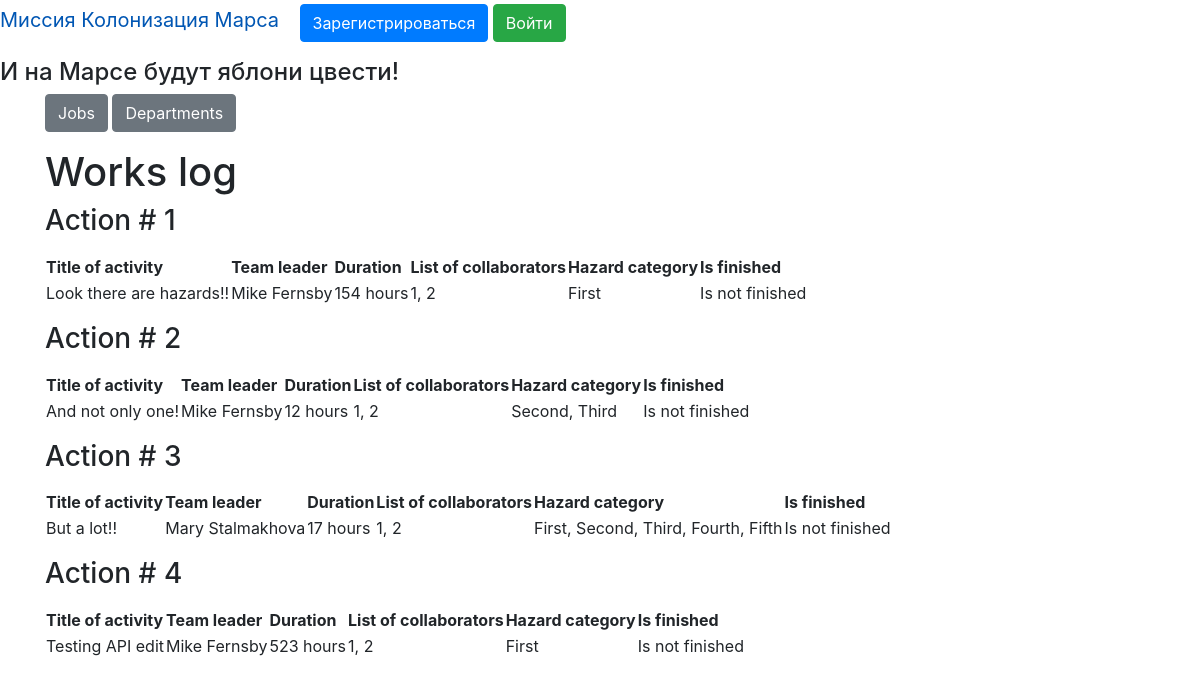
Page /jobs on the committed database.
### data/beta_code.py (models this page shows)
class Jobs(SqlAlchemyBase, SerializerMixin):
    __tablename__ = 'jobs'
    id = sqlalchemy.Column(sqlalchemy.Integer,
                           primary_key=True, autoincrement=True)
    team_leader = sqlalchemy.Column(sqlalchemy.Integer,
                                    sqlalchemy.ForeignKey("users.id"))
    job = sqlalchemy.Column(sqlalchemy.String, nullable=True)
    work_size = sqlalchemy.Column(sqlalchemy.Integer, nullable=True)
    collaborators = sqlalchemy.Column(sqlalchemy.String, nullable=True)
    start_date = sqlalchemy.Column(sqlalchemy.DateTime,
                                   default=datetime.datetime.now)
    end_date = sqlalchemy.Column(sqlalchemy.DateTime, nullable=True)
    is_finished = sqlalchemy.Column(sqlalchemy.Boolean, nullable=True)
    author = sqlalchemy.Column(sqlalchemy.Integer, nullable=True)
    categories = orm.relationship("Category",
                                  secondary="association",
                                  backref="jobs")

### data/category.py (models this page shows)
class Category(SqlAlchemyBase, SerializerMixin):
    __tablename__ = 'category'
    id = sqlalchemy.Column(sqlalchemy.Integer, primary_key=True,
                           autoincrement=True)
    name = sqlalchemy.Column(sqlalchemy.String, nullable=True)

### truly_main.py (the view)
@app.route('/jobs')
def jobs():
    jobs_dict = []
    db_sess = db_session.create_session()
    for job in db_sess.query(Jobs):
        jobs_dict.append({"id": job.id, "title": job.job,
                          "leader": None, "team_leader": job.team_leader,
                          "duration": str(job.work_size) + " hours",
                          "collabs": job.collaborators, "categories": ", ".join([i.name for i in job.categories]),
                          "finish": ("Is finished" if job.is_finished else "Is not finished")})
        user = db_sess.query(User).filter(User.id == job.team_leader).first()
        jobs_dict[-1]["leader"] = user.name + " " + user.surname
    params = {
        "title": "Jobs",
        "jobs": jobs_dict
    }
    return render_template('jobs.html', **params)

### data/db_session.py (called while the page is built)
def create_session() -> Session:
    global __factory
    return __factory()

### templates/jobs.html (shortened to what this page needs)
{% extends "main_page.html" %}
{% block content2 %}
<h1 style="text-allign: center">Works log</h1>
{% for item in jobs %}
<h3>Action # {{item.id}}</h3>
<p>
<table>
    <tr>
        <th>Title of activity</th>
        <th>Team leader</th>
        <th>Duration</th>
        <th>List of collaborators</th>
        <th>Hazard category</th>
        <th>Is finished</th>
    </tr>
    <tr>
        <td>{{item.title}}</td>
        <td>{{item.leader}}</td>
        <td>{{item.duration}}</td>
        <td>{{item.collabs}}</td>
        <td>{{item.categories}}</td>
        <td>{{item.finish}}</td>
  </tr>
</table>
</p>
{% endfor %}
{% endblock %}

### templates/main_page.html
{% extends "base.html" %}
{% block content %}
<p>
    <a href="/jobs" class="btn btn-secondary">Jobs</a>
    <a href="/departments" class="btn btn-secondary">Departments</a>
</p>
{% block content2 %}{% endblock %}
{% endblock %}

### templates/base.html (shortened to what this page needs)
<!DOCTYPE html>
<html lang="en">
<head>
    <link rel="stylesheet" type="text/css" href={{ css_file }} />
    <link rel="stylesheet"
          href="https://stackpath.bootstrapcdn.com/bootstrap/4.4.1/css/bootstrap.min.css"
>
</head>
<body>
<nav>
    {% if current_user.is_authenticated %}
    <p>
        <a class="navbar-brand" href="/">Миссия Колонизация Марса</a>
        <a class="navbar-brand" href="/logout">{{ current_user.name }} {{ current_user.surname }}</a>
    <a href="/add_job" class="btn btn-secondary">Добавить работу</a>
    <a href="/add_department" class="btn btn-secondary">Добавить департамент</a>
    </p>
{% else %}
    <p>
        <a class="navbar-brand" href="/">Миссия Колонизация Марса</a>
        <a class="btn btn-primary " href="/register">Зарегистрироваться</a>
        <a class="btn btn-success" href="/login">Войти</a>
    </p>
{% endif %}
</nav>
<h4>И на Марсе будут яблони цвести!</h4>
<main role="main" class="container">
    {% block content %}{% endblock %}
</main>
</body>
</html>

### rows in the picture
Jobs: title "Look there are hazards!!", collabs "1, 2"
Category: categories "First" "First"
Jobs: id "2", title "And not only one!", leader "Mike Fernsby", duration "12 hours", collabs "1, 2", categories "Second, Third", finish "Is not finished"
Jobs: id "3", title "But a lot!!", leader "Mary Stalmakhova", duration "17 hours", collabs "1, 2", categories "First, Second, Third, Fourth, Fifth", finish "Is not finished"
Jobs: title "Testing API edit", collabs "1, 2"

### other values in the picture
{{ item.id }} "1" "4"
{{ item.leader }} "Mike Fernsby" "Mike Fernsby"
{{ item.duration }} "154 hours" "523 hours"
{{ item.finish }} "Is not finished" "Is not finished"
